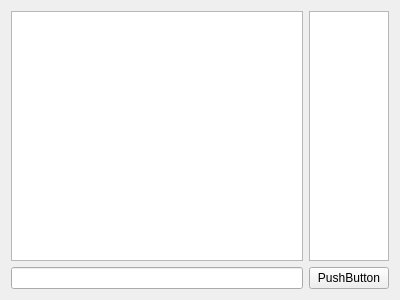
<?xml version="1.0" encoding="UTF-8"?>
<ui version="4.0">
 <class>GuiApplication</class>
 <widget class="QWidget" name="GuiApplication">
  <property name="geometry">
   <rect>
    <x>0</x>
    <y>0</y>
    <width>400</width>
    <height>300</height>
   </rect>
  </property>
  <property name="windowTitle">
   <string>GuiApplication</string>
  </property>
  <layout class="QHBoxLayout" name="horizontalLayout" stretch="8,2">
   <item>
    <layout class="QVBoxLayout" name="verticalLayout_2">
     <item>
      <widget class="QTextEdit" name="textEdit">
       <property name="focusPolicy">
        <enum>Qt::NoFocus</enum>
       </property>
      </widget>
     </item>
     <item>
      <widget class="QLineEdit" name="lineEdit"/>
     </item>
    </layout>
   </item>
   <item>
    <layout class="QVBoxLayout" name="verticalLayout">
     <item>
      <widget class="QListWidget" name="listWidget">
       <property name="focusPolicy">
        <enum>Qt::NoFocus</enum>
       </property>
      </widget>
     </item>
     <item>
      <widget class="QPushButton" name="pushButton">
       <property name="focusPolicy">
        <enum>Qt::WheelFocus</enum>
       </property>
       <property name="text">
        <string>PushButton</string>
       </property>
      </widget>
     </item>
    </layout>
   </item>
  </layout>
 </widget>
 <layoutdefault spacing="6" margin="11"/>
 <resources/>
 <connections/>
</ui>
